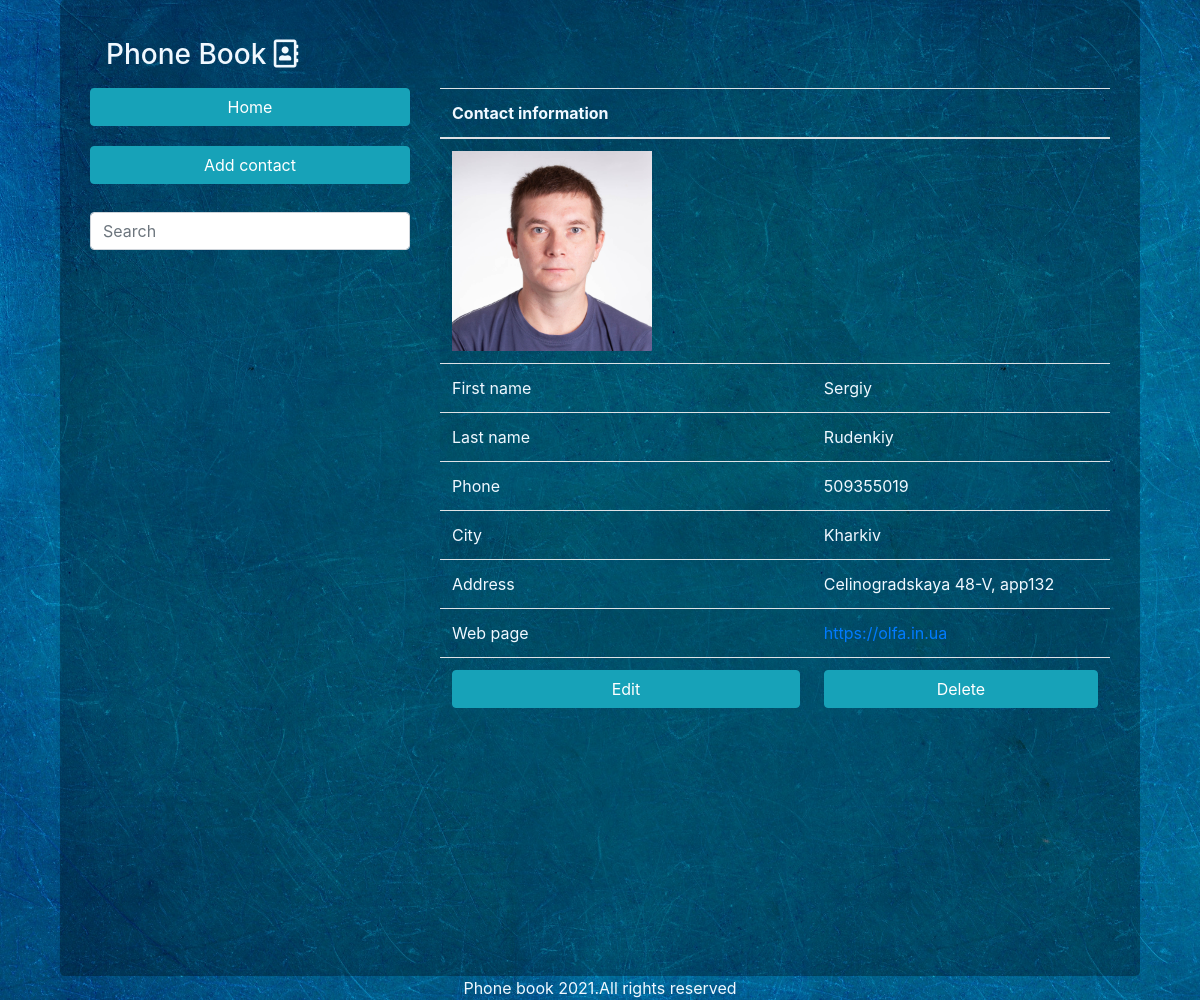
Before: /pb/1 with the older database file.
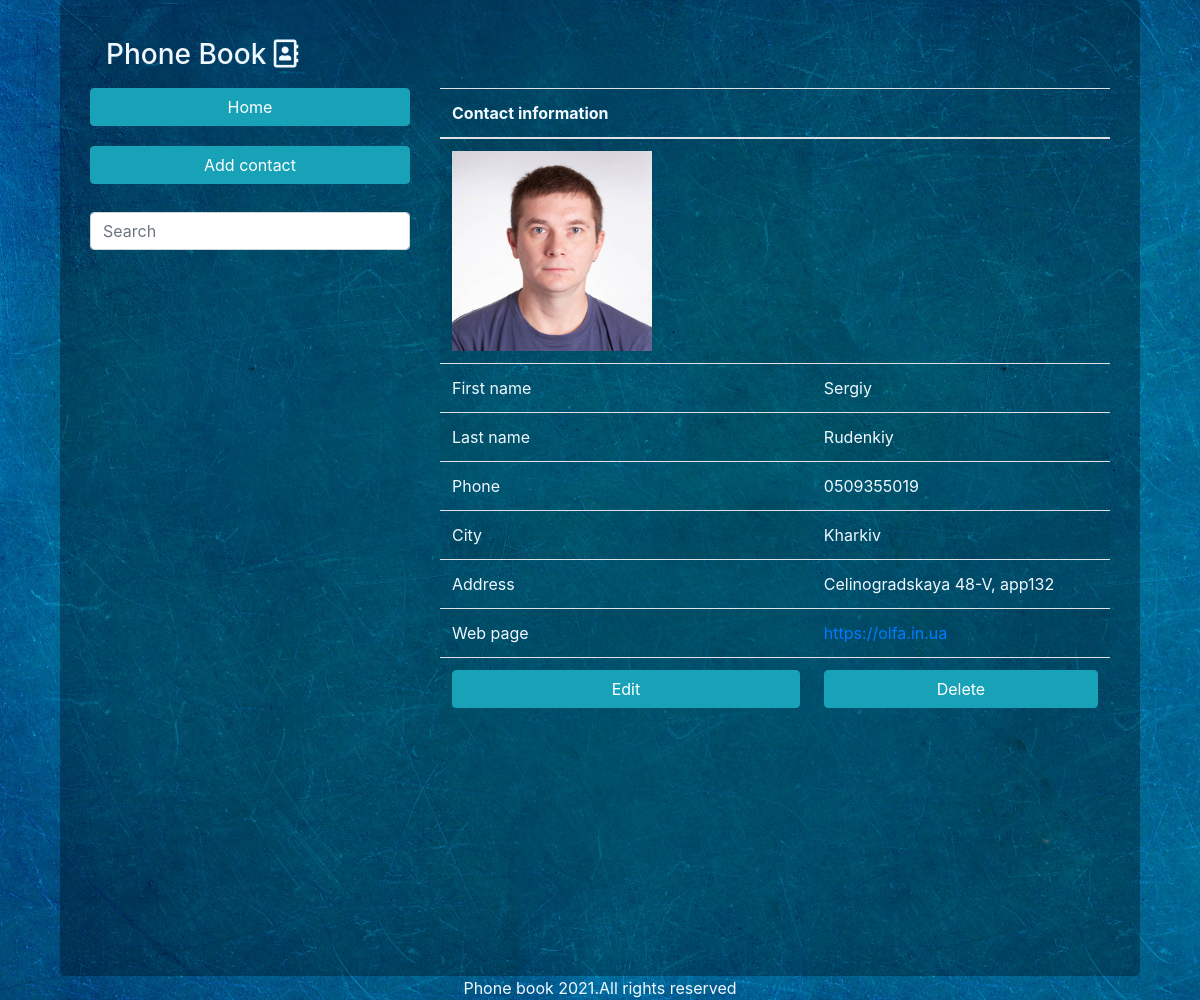
After: the same page with the newer database file.
### pb/models.py (models this page shows, shortened)
class Contact(models.Model):
    fname = models.CharField('First name', max_length=50, help_text='Enter Firts name')
    lname = models.CharField('Last name', max_length=50, help_text='Enter Last name')
    city = models.CharField('City', max_length=50,  blank = True,  help_text='Enter City')
    address = models.CharField('Address', max_length=150, blank = True, help_text='Enter address')
    phone = models.CharField('Phone', max_length=10, help_text='Phone number 10 numbers', validators=[validate_phone,])
    contactUrl = models.CharField('URL', max_length=250, null = True, blank = True, help_text='Enter web adsress', validators=[validate_url,])
    image = models.ImageField(upload_to='pb/static/images', blank = True,)
    def __str__(self):
        return '%s, %s' % (self.fname, self.lname)
    class Meta:
        ordering = ['fname']
        unique_together = ('fname', 'lname')

### pb/views.py (the view)
# urls.py: url(r'^(?P<pk>\d+)$', views.ContactDetailView.as_view(), name='contact-detail'),
class ContactDetailView(generic.DetailView):
    model = Contact

### pb/templates/pb/contact_detail.html (shortened to what this page needs)
{% extends "base_generic.html" %}
{% block content %}
<table id="myTable" class="table text-justify table-striped">
<tbody>
    <thead class="tableh1">
        <th class="col-1">Contact information</th>
        <th class="col-1"></th>
    </thead>
    {% if contact.image %}{% load static %}
    <tr><td><img src="{{static}}{{contact.image }}" alt="{{ contact }}" width="200"></td></tr>
    {% endif %}
    <tr><td>First name</td><td>{{ contact.fname }}</td></tr>
    <tr><td>Last name</td><td>{{ contact.lname }}</td></tr>
    <tr><td>Phone</td><td>{{ contact.phone }}</td></tr>
    {% if contact.city %}<tr><td>City</td><td>{{ contact.city }}</td></tr> {% endif %}
    {% if contact.address %}<tr><td>Address</td><td>{{ contact.address }}</td></tr> {% endif %}
    {% if contact.contactUrl%}<tr><td>Web page</td><td>
        <a href = "{{ contact.contactUrl }}" >{{ contact.contactUrl }}</a></td></tr> {% endif %}
    <tr><td>
        <a href="{% url 'contact_update' contact.id %}" class="btn btn-info w-100 btn1">Edit</a>
    </td><td>
        <form action="{% url 'contact_delete' contact.id %}" method="post">
            <input type="submit" value="Delete" class="btn btn-info w-100 btn1" />
        </form>
    </td></tr>
</tbody>
</table>
{% endblock %}

Changed rows visible on the page:
changed Contact "Sergiy": phone "509355019" → "0509355019"
